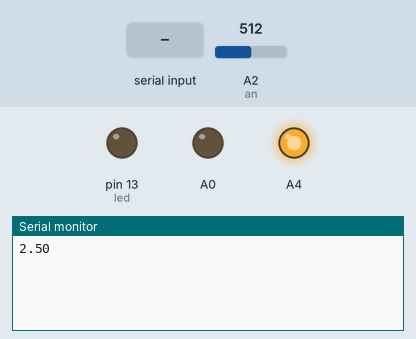
A sketch run on a simulated Arduino Uno, built with avr-gcc and run on an emulated ATmega328P. On the bench: output pins drawn as LEDs (lit = HIGH), the last lines printed to the serial monitor. The test bench sets the inputs (shaded band); at power-on: A2 (an) = 512.

Above: at 1.2 s.
1.3 s: "R90\n" received over the second serial link
At 3.2 s:
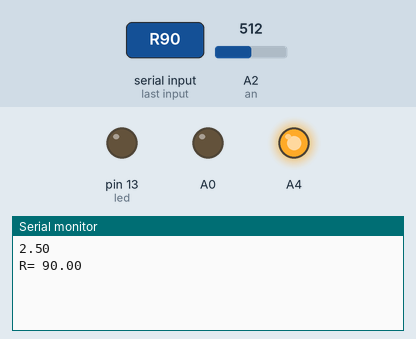
3.8 s: "S90\n" received over the second serial link
At 6.0 s:
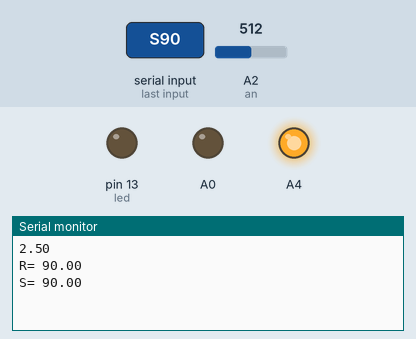
6.3 s: "T90\n" received over the second serial link
At 8.1 s:
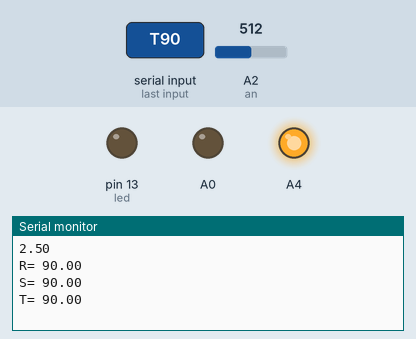

Measured:
- after the input at 1.3 s, the serial monitor: prints a new line after 1.0 s (image 1)
- after the input at 3.8 s, the serial monitor: prints a new line after 1.0 s (image 2)
- after the input at 6.3 s, the serial monitor: prints a new line after 1.0 s (image 3)

The sketch:

Decimal_Point_Arduino_to_Nextion.ino
```cpp
//https://www.youtube.com/user/arafamicrosystems
#include <SoftwareSerial.h>
#define led 13
#define an A2
SoftwareSerial mySerial(2, 3); // RX, TX
int threshold=5;
//unsigned long time1=0,time2=0;
int adc1, adc2;
float x,y,z;
void setup()
{
  pinMode(A0,OUTPUT);
  digitalWrite(A4,HIGH);
  pinMode(A4,OUTPUT);
  pinMode(led,OUTPUT);
  mySerial.begin(115200);
  Serial.begin(115200);
  //time1=millis();
  //time2=millis();
}

void loop()
{

  if(mySerial.available())
  {
    String rec= mySerial.readString(); //R1.1
    //Serial.println(rec);
    if(rec[0]=='R')
    {
      int len=rec.length()+1;
      String temp=rec.substring(1,len);
      x=temp.toFloat();//1.1
      Serial.print("R= ");
      Serial.println(x);
    }
    if(rec[0]=='S')
    {
      int len=rec.length()+1;
      String temp=rec.substring(1,len);
      y=temp.toFloat();//1.1
      Serial.print("S= ");
      Serial.println(y);
    }
    if(rec[0]=='T')
    {
      int len=rec.length()+1;
      String temp=rec.substring(1,len);
      z=temp.toFloat();//1.1
      Serial.print("T= ");
      Serial.println(z);
    }
  }

   adc1=analogRead(an);
   if(adc1>(adc2+threshold)||adc1<(adc2-threshold))
   {
    float u=(adc1/1023.0)*5.0;//1.21
    char arr[15];
    dtostrf(u,4,2,arr);
    Serial.println(String(arr));
    mySerial.print("t3.txt=\"");
    mySerial.print(String(arr));
    mySerial.print("\"");
    mySerial.write(0xff);
    mySerial.write(0xff);
    mySerial.write(0xff);
    adc2=adc1;
   }
  /*
  if((unsigned long)millis()-time1>100)
  {
    mySerial.print("number.val=");
    int adc=analogRead(an);
    //Serial.println(adc);
    mySerial.print(adc);
    mySerial.write(0xff);
    mySerial.write(0xff);
    mySerial.write(0xff);
    mySerial.print("bar.val=");
    int bar=map(adc,0,1023,0,100);
    bar=constrain(bar,0,100);
    mySerial.print(bar);
    mySerial.write(0xff);
    mySerial.write(0xff);
    mySerial.write(0xff);
    time1=millis();
  }
   adc1=analogRead(an);
   if(adc1>(adc2+threshold)||adc1<(adc2-threshold))
   {
    mySerial.print("va0.val=");
    int va=map(adc1,0,1023,0,270);
    mySerial.print(va);
    mySerial.write(0xff);
    mySerial.write(0xff);
    mySerial.write(0xff);
    adc2=adc1;
   }
   /*
    if((unsigned long)millis()-time2>50)
    {
      mySerial.print("va0.val=");
      int va=map(analogRead(an),0,1023,0,270);
      mySerial.print(va);
      mySerial.write(0xff);
      mySerial.write(0xff);
      mySerial.write(0xff);
      time2=millis();
    }

  */

}
```
